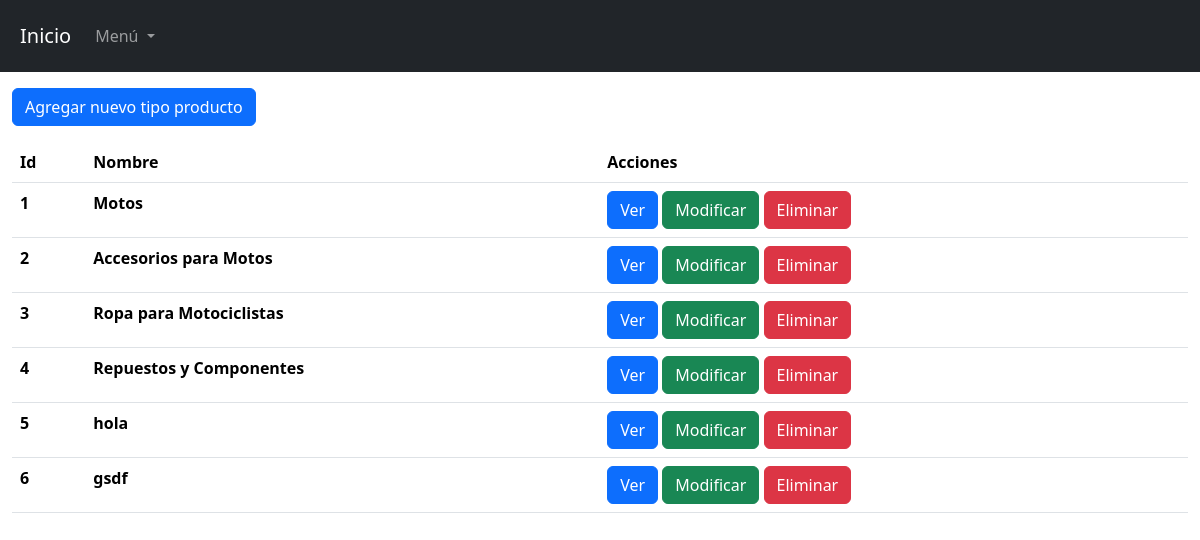
/view/username/index.php, run on the app's committed database.
### tables this page shows
CREATE TABLE `tiposproductos` (
  `Idtip` int(11) NOT NULL AUTO_INCREMENT,
  `NombreTipo` varchar(50) DEFAULT NULL,
  PRIMARY KEY (`Idtip`)
);

### config/db.php (called while the page is built)
<?php
class db{
    private $host="localhost";
    private $dbname="dbproyecto";
    private $user="root";
    private $password="";
    public function conexion() {
        try {
            $PDO = new PDO("mysql:host={$this->host};dbname={$this->dbname}", $this->user, $this->password);
            $PDO->setAttribute(PDO::ATTR_ERRMODE, PDO::ERRMODE_EXCEPTION);
            return $PDO;
        } catch (PDOException $e) {
            return $e->getMessage();
        }
    }
}
?>

### controller/usernameController.php (called while the page is built, shortened)
<?php
class usernameController
{
    private $model;
    public function __construct()
    {
        require_once(__DIR__ . '/../model/usernameModel.php');
        $this->model = new usernameModel();
    }
   public function index()
   {
    return ($this->model->index())?  $this->model->index() : false;
   }
 }
?>

### model/usernameModel.php (called while the page is built, shortened)
<?php
  class usernameModel
  {
      private $PDO;
      public function __construct()
      {
          require_once(__DIR__ . '/../config/db.php');
          $con = new db();
          $this->PDO = $con->conexion();
      }
        public function index()
        {
         $stament =$this->PDO->prepare("SELECT * FROM tiposproductos");
         return($stament->execute()) ? $stament-> fetchAll(): false;
        }
}
?>

### view/username/index.php (the view, shortened to what this page needs)
<?php
require_once(__DIR__ . '/../head/head.php');
require_once(__DIR__ . '/../../controller/usernameController.php');
$obj = new usernameController;
$rows= $obj->index();
?>
<div class="mb-3">
<a href="/proyectoSL2/view/username/create.php" class="btn btn-primary">Agregar nuevo tipo producto</a>
</div>
<table class="table">
   <thead>
     <tr>
         <th scope="col">Id</th>
         <th scope="col">Nombre</th>
         <th scope="col">Acciones</th>
     </tr>
   </thead>
   <tbody>
     <?php if($rows): ?>
        <?php foreach($rows as $row): ?>
       <tr>
        <th><?=$row[0]?></th>
        <th><?=$row[1]?></th>
        <th>
            <a href="show.php?id=<?=$row[0]?>" class="btn btn-primary">Ver</a>
            <a href="edit.php?id=<?=$row[0]?>" class="btn btn-success">Modificar</a>
            <a class="btn btn-danger" data-bs-toggle="modal" data-bs-target="#exampleModal<?=$row[0]?>">Eliminar</a>
        </th>
       </tr>
        <?php endforeach; ?>
      <?php else: ?>
        <tr>
            <td colspan="3" class="text-center">No hay registros</td>
        </tr>
     <?php endif;?>
   </tbody>
</table>
<?php
require_once(__DIR__ . '/../head/footer.php');
?>

### data on the page
tiposproductos: Idtip "1", NombreTipo "Motos"
tiposproductos: Idtip "2", NombreTipo "Accesorios para Motos"
tiposproductos: Idtip "3", NombreTipo "Ropa para Motociclistas"
tiposproductos: Idtip "4", NombreTipo "Repuestos y Componentes"
tiposproductos: Idtip "5", NombreTipo "hola"
tiposproductos: Idtip "6", NombreTipo "gsdf"
